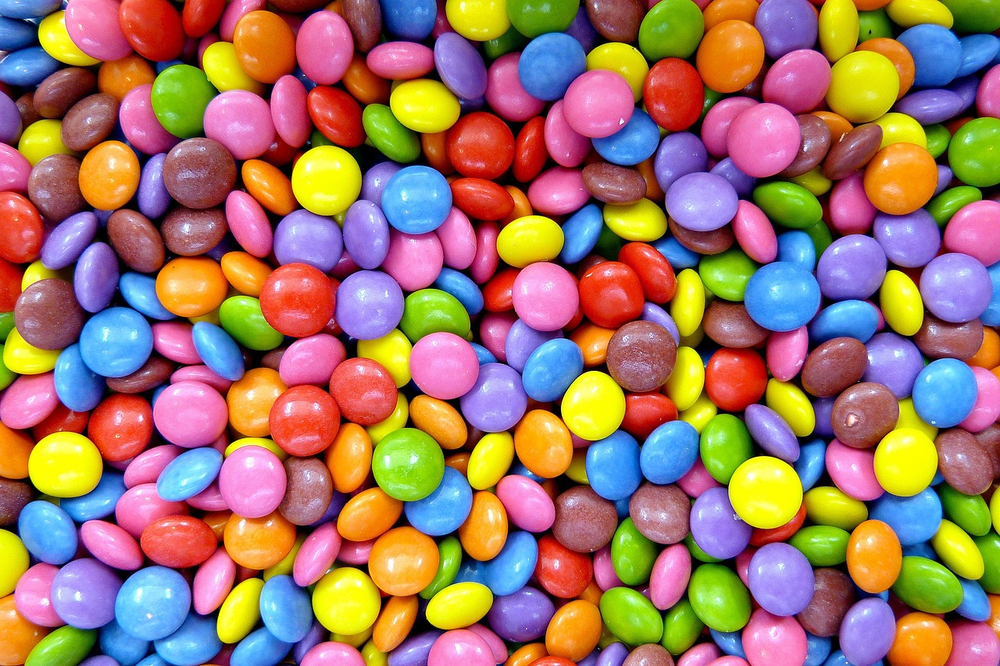
#> input picture images/candy.png, 1000 x 666 px, shrunk from 1280 x 853 before the run, found by its file name
$ python 10.py
#> lines starting #> are read from the running program, lines starting #| are printed output that depends on the picture; after the words box and inside, x2 and y2 are one past the last pixel; in counts of white or black regions, pixels touching at a corner belong together
import cv2
import numpy as np

img_BGR = cv2.imread("/home/mahiroo/opencv_practice/images/candy.png")
#> img_BGR is the input picture: shape (666, 1000, 3); mean B, G, R 102.4, 118.5, 158.8

img_HSV = cv2.cvtColor(img_BGR, cv2.COLOR_BGR2HSV)
#> img_HSV: shape (666, 1000, 3); mean H, S, V 86.1, 180.1, 191.1

lower_blue = np.array([90, 50, 70])
upper_blue = np.array([112, 255, 255])
blue_mask = cv2.inRange(img_HSV, lower_blue, upper_blue)
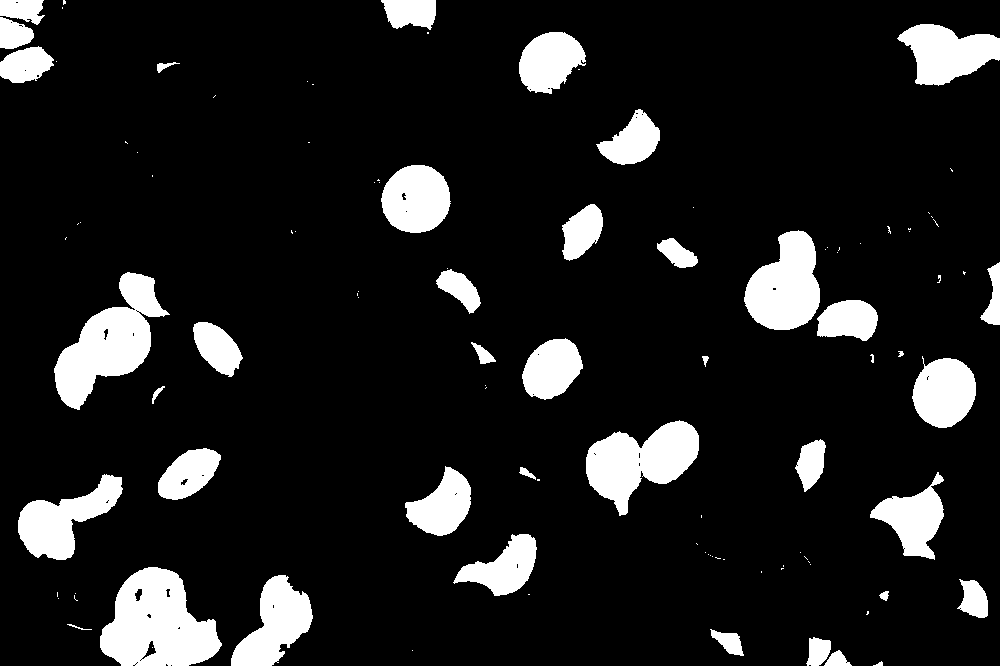
#> blue_mask: shape (666, 1000); 12% white; 106 white regions (65 under 20 px), largest, box (x1, y1, x2, y2) and area: (100, 567, 222, 666) 8051, (54, 272, 170, 410) 7087, (586, 420, 699, 516) 5935

img_blue_masked = cv2.bitwise_and(img_BGR, img_BGR, mask=blue_mask)
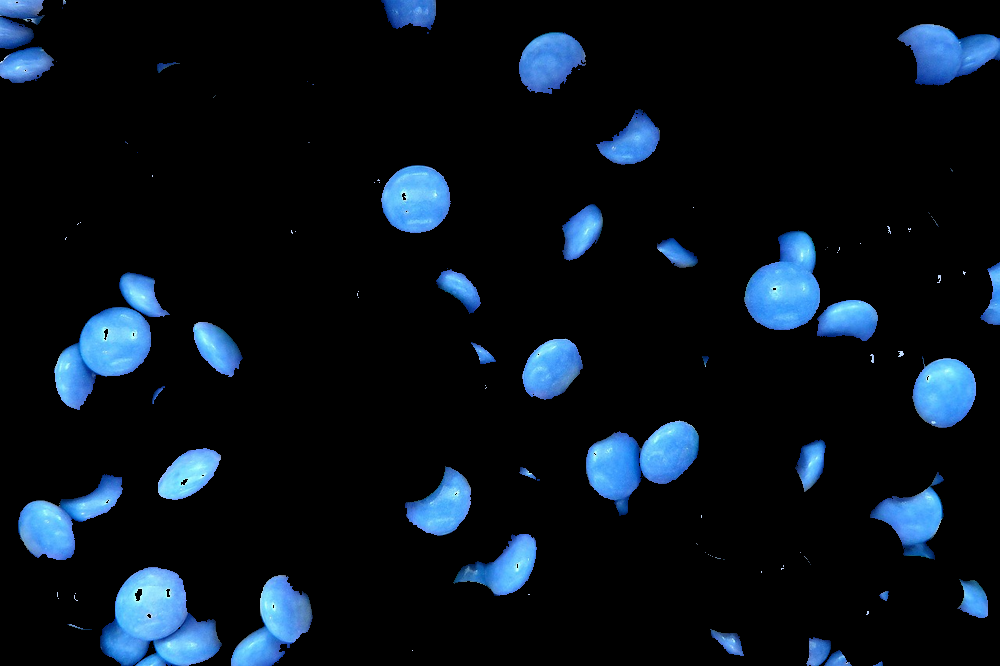
#> img_blue_masked: shape (666, 1000, 3); mean B, G, R 27.1, 18, 9.2

cv2.imshow('blue', img_blue_masked)
cv2.waitKey(0)
